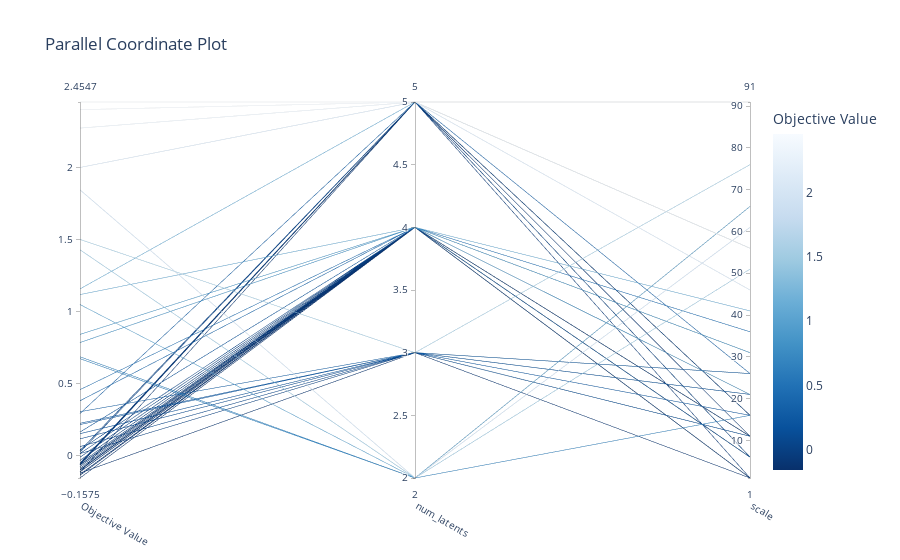
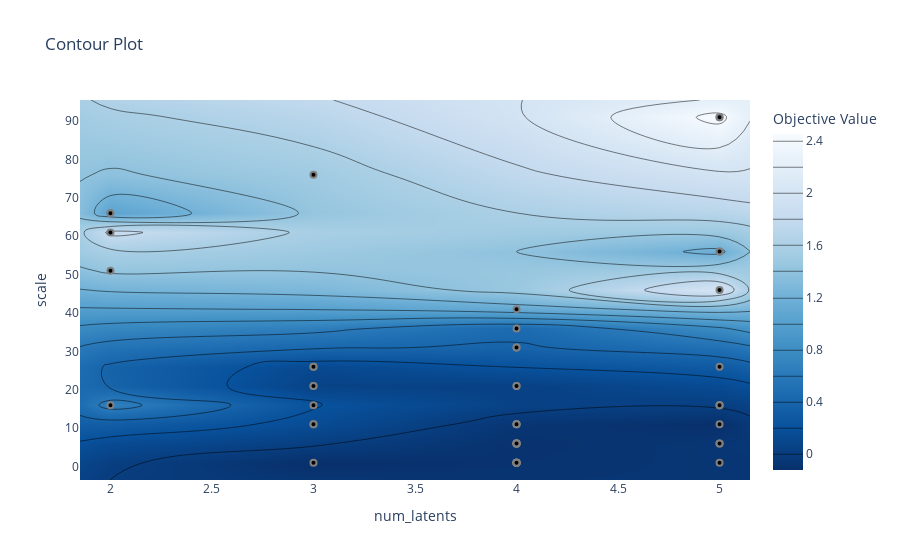
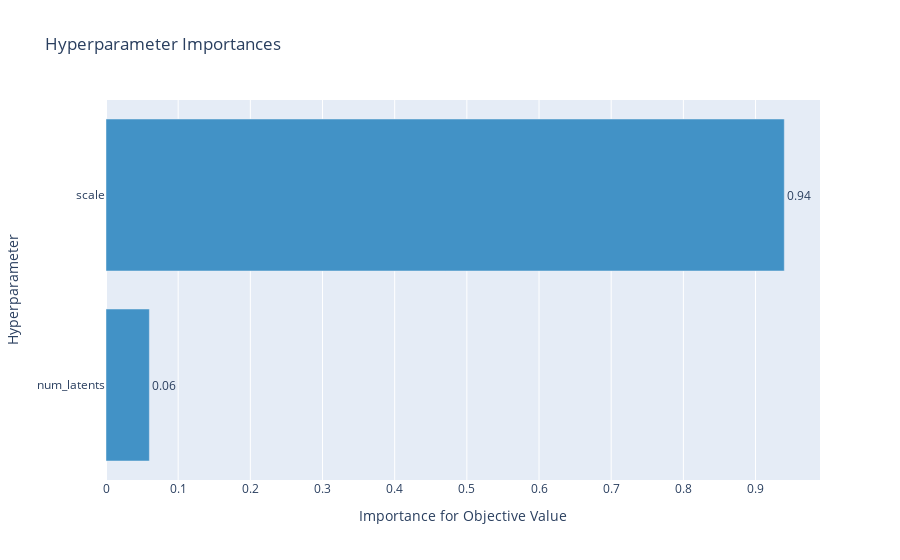

The code cell stored with these charts, in order, in its notebook:
### Code cell
from optuna.visualization import (plot_optimization_history, 
                                  plot_param_importances, 
                                  plot_parallel_coordinate,
                                  plot_contour)
# get coordinate plots from optuna
plt.rcParams["figure.figsize"] = (10, 10)
plt.rcParams["font.size"] = 14
plt.rcParams["font.family"] = "Arial"
plot_parallel_coordinate(study).show()
plot_contour(study).show()
plot_param_importances(study).show()

### Figure 1 — Plotly figure (JSON) as saved in the notebook; plotly's stock layout.template omitted (floating-point values rounded to 4 significant figures)
{"data": [{"dimensions": [{"label": "Objective Value", "range": [-0.1575, 2.455], "values": [2.401, 0.2226, 0.1616, 1.844, 1.428, 0.6845, 2.273, 1.156, 2, 0.6716, -0.1146, -0.1322, -0.1575, 0.8402, 0.3031, -0.103, 0.01174, 0.4563, 1.5, 1.117, 0.2137, -0.09962, -0.03535, -0.06547, 0.2907, -0.1389, 0.1504, 0.7836, -0.118, 2.455, 0.379, 0.0329, -0.05461, -0.0619, 0.06073, -0.05476, -0.07764, -0.06578, -0.05591, 0.01255, 0.1143, -0.1152, -0.01271, -0.08984, -0.06753, 1.047, 0.02225, -0.1003, 0.03861, -0.1232]}, {"label": "num_latents", "range": [2, 5], "values": [5, 3, 4, 2, 2, 2, 5, 5, 5, 2, 4, 4, 4, 4, 3, 4, 3, 4, 3, 4, 3, 4, 4, 4, 5, 4, 3, 4, 5, 5, 4, 5, 5, 5, 3, 4, 4, 5, 5, 4, 3, 4, 4, 4, 4, 2, 5, 4, 4, 3]}, {"label": "scale", "range": [1, 91], "values": [91, 21, 6, 61, 51, 66, 56, 56, 46, 16, 1, 1, 1, 31, 26, 1, 11, 36, 76, 41, 16, 1, 1, 11, 26, 6, 11, 21, 11, 91, 31, 6, 16, 6, 21, 6, 11, 1, 16, 6, 26, 1, 6, 1, 11, 66, 16, 6, 21, 1]}], "labelangle": 30, "labelside": "bottom", "line": {"color": [2.401, 0.2226, 0.1616, 1.844, 1.428, 0.6845, 2.273, 1.156, 2, 0.6716, -0.1146, -0.1322, -0.1575, 0.8402, 0.3031, -0.103, 0.01174, 0.4563, 1.5, 1.117, 0.2137, -0.09962, -0.03535, -0.06547, 0.2907, -0.1389, 0.1504, 0.7836, -0.118, 2.455, 0.379, 0.0329, -0.05461, -0.0619, 0.06073, -0.05476, -0.07764, -0.06578, -0.05591, 0.01255, 0.1143, -0.1152, -0.01271, -0.08984, -0.06753, 1.047, 0.02225, -0.1003, 0.03861, -0.1232], "colorbar": {"title": {"text": "Objective Value"}}, "colorscale": [[0, "rgb(247,251,255)"], [0.125, "rgb(222,235,247)"], [0.25, "rgb(198,219,239)"], [0.375, "rgb(158,202,225)"], [0.5, "rgb(107,174,214)"], [0.625, "rgb(66,146,198)"], [0.75, "rgb(33,113,181)"], [0.875, "rgb(8,81,156)"], [1, "rgb(8,48,107)"]], "reversescale": true, "showscale": true}, "type": "parcoords"}], "layout": {"title": {"text": "Parallel Coordinate Plot"}}}

### Figure 2 — Plotly figure (JSON) as saved in the notebook; plotly's stock layout.template omitted (floating-point values rounded to 4 significant figures)
{"data": [{"colorbar": {"title": {"text": "Objective Value"}}, "colorscale": [[0, "rgb(247,251,255)"], [0.125, "rgb(222,235,247)"], [0.25, "rgb(198,219,239)"], [0.375, "rgb(158,202,225)"], [0.5, "rgb(107,174,214)"], [0.625, "rgb(66,146,198)"], [0.75, "rgb(33,113,181)"], [0.875, "rgb(8,81,156)"], [1, "rgb(8,48,107)"]], "connectgaps": true, "contours": {"coloring": "heatmap"}, "hoverinfo": "none", "line": {"smoothing": 1.3}, "reversescale": true, "type": "contour", "x": [1.85, 2, 3, 4, 5, 5.15], "y": [-3.5, 1, 6, 11, 16, 21, 26, 31, 36, 41, 46, 51, 56, 61, 66, 76, 91, 95.5], "z": [[null, null, null, null, null, null], [null, null, -0.1232, -0.08984, -0.06578, null], [null, null, null, -0.1003, -0.0619, null], [null, null, 0.1504, -0.06753, -0.118, null], [null, 0.6716, 0.2137, null, 0.02225, null], [null, null, 0.06073, 0.03861, null, null], [null, null, 0.1143, null, 0.2907, null], [null, null, null, 0.379, null, null], [null, null, null, 0.4563, null, null], [null, null, null, 1.117, null, null], [null, null, null, null, 2, null], [null, 1.428, null, null, null, null], [null, null, null, null, 1.156, null], [null, 1.844, null, null, null, null], [null, 1.047, null, null, null, null], [null, null, 1.5, null, null, null], [null, null, null, null, 2.455, null], [null, null, null, null, null, null]]}, {"marker": {"color": "black", "line": {"color": "Grey", "width": 2}}, "mode": "markers", "showlegend": false, "type": "scatter", "x": [5, 3, 4, 2, 2, 2, 5, 5, 5, 2, 4, 4, 4, 4, 3, 4, 3, 4, 3, 4, 3, 4, 4, 4, 5, 4, 3, 4, 5, 5, 4, 5, 5, 5, 3, 4, 4, 5, 5, 4, 3, 4, 4, 4, 4, 2, 5, 4, 4, 3], "y": [91, 21, 6, 61, 51, 66, 56, 56, 46, 16, 1, 1, 1, 31, 26, 1, 11, 36, 76, 41, 16, 1, 1, 11, 26, 6, 11, 21, 11, 91, 31, 6, 16, 6, 21, 6, 11, 1, 16, 6, 26, 1, 6, 1, 11, 66, 16, 6, 21, 1]}], "layout": {"title": {"text": "Contour Plot"}, "xaxis": {"range": [1.85, 5.15], "title": {"text": "num_latents"}}, "yaxis": {"range": [-3.5, 95.5], "title": {"text": "scale"}}}}

### Figure 3 — Plotly figure (JSON) as saved in the notebook; plotly's stock layout.template omitted (floating-point values rounded to 4 significant figures)
{"data": [{"cliponaxis": false, "hovertemplate": ["num_latents (IntDistribution): 0.060127894183295894<extra></extra>", "scale (IntDistribution): 0.9398721058167041<extra></extra>"], "marker": {"color": "rgb(66,146,198)"}, "orientation": "h", "text": ["0.06", "0.94"], "textposition": "outside", "type": "bar", "x": [0.06013, 0.9399], "y": ["num_latents", "scale"]}], "layout": {"showlegend": false, "title": {"text": "Hyperparameter Importances"}, "xaxis": {"title": {"text": "Importance for Objective Value"}}, "yaxis": {"title": {"text": "Hyperparameter"}}}}
